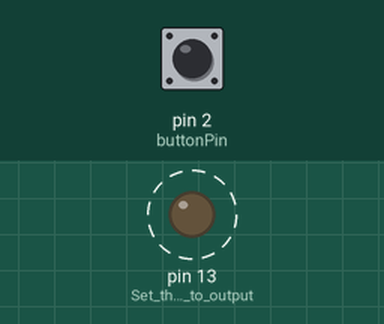
This sketch was run on a simulated Arduino Uno, built with avr-gcc and run on an emulated ATmega328P. Parts: output pins drawn as LEDs (lit = HIGH). Dashed ring = blinking. The test bench sets the inputs (shaded band); at power-on: pin 2 (buttonPin) HIGH. What the sketch prints to the serial monitor is not drawn.

Above: at 1.2 s.
1.3 s: pin 2 (buttonPin) pulled LOW for 0.15 s
Timing chart, 0 to 10.3 s (numbered marks = the images above; inputs shaded):
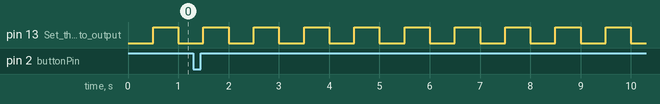

The sketch:

button_frequency_led.ino
```cpp
bool LED_STATE = true;               // true = led on, false = led off
int buttonPin = 2;                   // pin button is connected to
int buttonState;                     // the current reading from the button
int lastButtonState = HIGH;          // the previous reading from the button
int presses = 0;                     // counts how many times the button has been pressed
unsigned long lastDebounceTime = 0;  // the last time the output pin was toggled
unsigned long debounceDelay = 50;    // the debounce time; increase if the output flickers
void setup() {
  Serial.begin(9600);
  pinMode(2, INPUT_PULLUP);  // button in pin 2 with pullup resistor
  pinMode(13, OUTPUT);       // Set the ledpin to output
  cli();                     // stop interrupts for till we make the settings
  /*1. First we reset the control register to make sure we start with everything disabled.*/
  TCCR1A = 0;  // Reset entire TCCR1A to 0
  TCCR1B = 0;  // Reset entire TCCR1B to 0
  /*2. We set the prescalar to the desired value by changing the CS10 CS12 and CS12 bits. */
  TCCR1B |= B00000100;  // Set CS12 to 1 so we get prescalar 256
  /*3. We enable compare match mode on Timer 1 Output Compare A*/
  TIMSK1 |= B00000010;  // Set OCIE1A to 1 so we enable compare match A
  /*4. Set the value of register A to 31250*/
  OCR1A = 31250;  // Finally we set compare register A to this value
  sei();          // Enable back the interrupts
}

ISR(TIMER1_COMPA_vect) {
  TCNT1 = 0;                    // First, set the timer back to 0 so it resets for next interrupt
  LED_STATE = !LED_STATE;       // Invert LED state
  digitalWrite(13, LED_STATE);  // Write new state to the LED on pin 13
}

void loop() {
  int reading = digitalRead(buttonPin);  // input from button

  if (reading != lastButtonState) {
    // reset the debouncing timer
    lastDebounceTime = millis();
  }

  if ((millis() - lastDebounceTime) > debounceDelay) {
    // whatever the reading is at, it's been there for longer than the debounce
    // delay, so take it as the actual current state:

    // if the button state has changed:
    if (reading != buttonState) {
      buttonState = reading;  // update if the button is currently pressed or not
      if (!digitalRead(buttonPin)) {
        presses = presses + 1;  // increment presses
        Serial.print("Pressed: ");
        Serial.println(presses);
        OCR1A = 62500;  // change OCR1A to change frequency of led blinking to 0.5Hz
      } else {
        Serial.println("Unpress");
        OCR1A = 31250;  // change OCR1A to change frequency of led blinking to 1Hz
        if (TCNT1 > OCR1A) { // prevent having timer pass threshold
          TCNT1 = OCR1A - 1;
        }
      }
    }
  }
  lastButtonState = reading;
}
```

Measured:
- by itself, pin 13 (Set_the_ledpin_to_output): alternates HIGH for 0.50 s and LOW for 0.50 s
